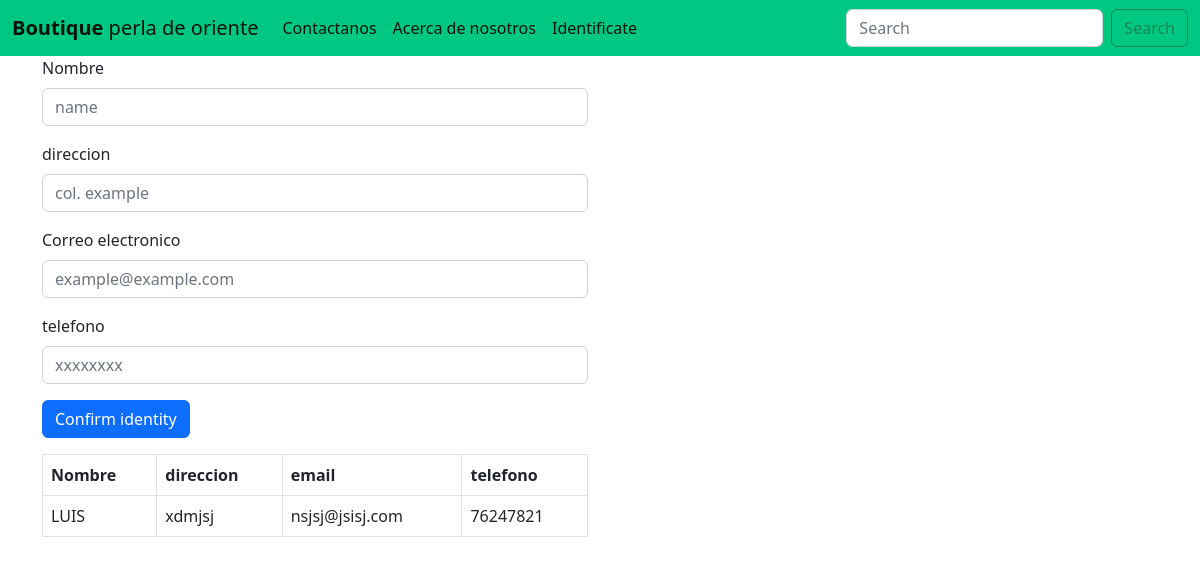
/clientes/, run on an earlier commit of the app's database.
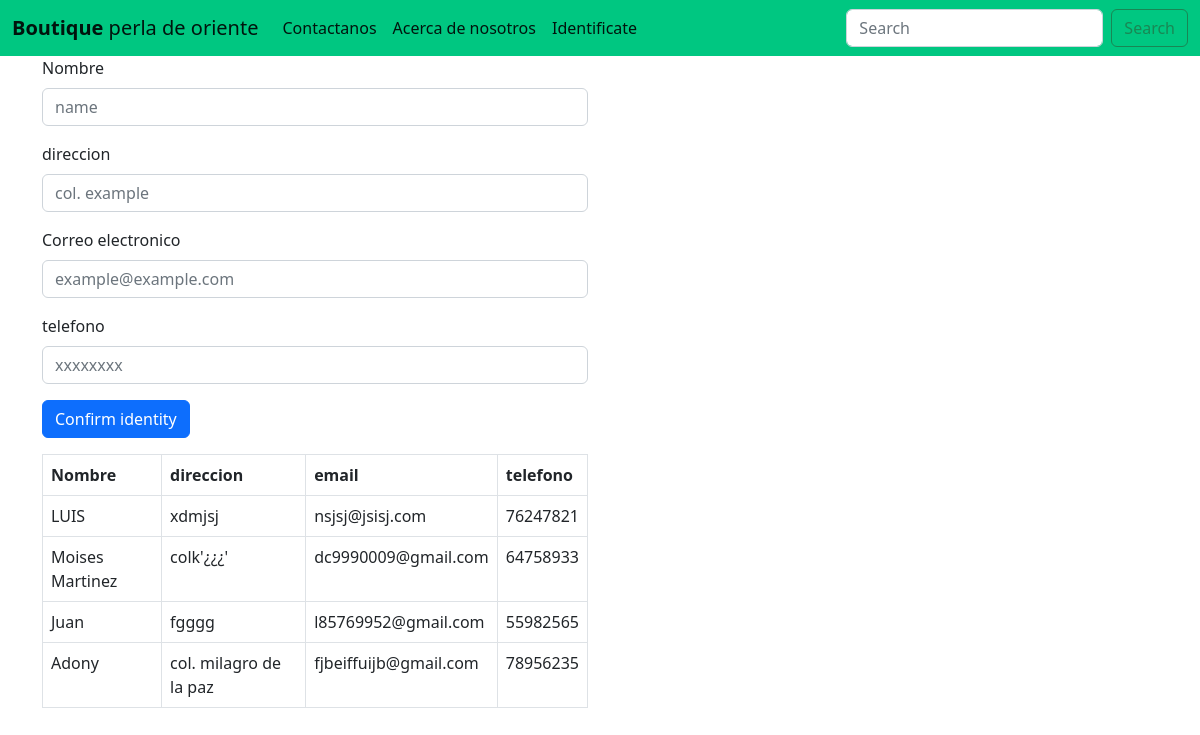
And on a later commit of the database.
### app_tablas/models.py (models this page shows, shortened)
class Cliente(models.Model):
    nombre = models.CharField(max_length=50)
    direccion = models.CharField(max_length=80)
    email = models.EmailField()
    tfno = models.CharField(max_length=9)

### app_tablas/views.py (the view)
# urls.py: path('clientes/', clientes),
def clientes(request):
    cliente = Cliente.objects.all()
    return render(request, "clientes.html", {"cliente":cliente})

### app_tablas/Templates/clientes.html (shortened to what this page needs)
{%load static%}
<!DOCTYPE html>
<head>
    <link href="{%static 'lib/bootstrap/css/bootstrap.css'%}" rel="stylesheet" >
<body>
    <nav class="navbar  navbar-expand" style="background-color: #00c781;">
        <div class="container-fluid">
          <a class="navbar-brand" href="http://127.0.0.1:8000"><b>Boutique</b> perla de oriente</a>
          <div class="collapse navbar-collapse" id="navbarSupportedContent">
            <ul class="navbar-nav me-auto mb-2 mb-lg-0">
              <li class="nav-item">
                <a class="nav-link active" aria-current="page" href="/contacto">Contactanos</a>
              </li>
              <li class="nav-item">
                <a class="nav-link active" href="/about">Acerca de nosotros</a>
              </li>
              <li class="nav-item">
                <a class="nav-link active" href="/lte">Identificate</a>
              </li>
            </ul>
            <form class="d-flex" role="search">
              <input class="form-control me-2" type="search" placeholder="Search" aria-label="Buscar">
              <button class="btn btn-outline-success" type="submit">Search</button>
            </form>
          </div>
        </div>
      </nav>
{% block content%}
      <div class="container text-centyer">
        <div class="row">
          <div class="col-6 ">
            <form action="/regclientes/", method="post">{% csrf_token %}
              <div class="mb-3">
                <label for="exampleFormControlInput1" class="form-label">Nombre</label>
                <input type="text" class="form-control" id="name1" placeholder="name">
              </div>
              <div class="mb-3">
                <label for="exampleFormControlInput1" class="form-label">direccion</label>
                <input type="text" class="form-control" id="dic1" placeholder="col. example">
              </div>
              <div class="mb-3">
                <label for="exampleFormControlInput1" class="form-label">Correo electronico</label>
                <input type="email" class="form-control" id="ema1" placeholder="example@example.com">
              </div>
              <div class="mb-3">
                <label for="exampleFormControlInput1" class="form-label">telefono</label>
                <input type="text" class="form-control" id="tfno1" placeholder="xxxxxxxx">
              </div>
              <div class="col-auto">
            <button type="submit" class="btn btn-primary mb-3">Confirm identity</button>
          </div>
        </form>
            <table id="mostrar" class="table table-bordered table-hover">
              <thead>
                <tr>
                <th>Nombre</th>
                <th>direccion</th>
                <th>email</th>
                <th>telefono</th>
              </tr>
              </thead>
              <tbody>
                {%for cli in cliente %}
                <tr>
                  <td>{{cli.nombre}}</td>
                  <td>{{cli.direccion}}</td>
                  <td>{{cli.email}}</td>
                  <td>{{cli.tfno}}</td>
                  {% endfor %}
                </tr>
              </tbody>
            </table>
          </div>
        </div>
      </div>
      {% endblock %}
</body>

What changed in the data, as far as the page shows it:
added Cliente: nombre "Moises Martinez", direccion "colk'¿¿¿'", email "dc9990009@gmail.com", tfno "64758933"
added Cliente: nombre "Juan", direccion "fgggg", email "l85769952@gmail.com", tfno "55982565"
added Cliente: nombre "Adony", direccion "col. milagro de la paz", email "fjbeiffuijb@gmail.com", tfno "78956235"
